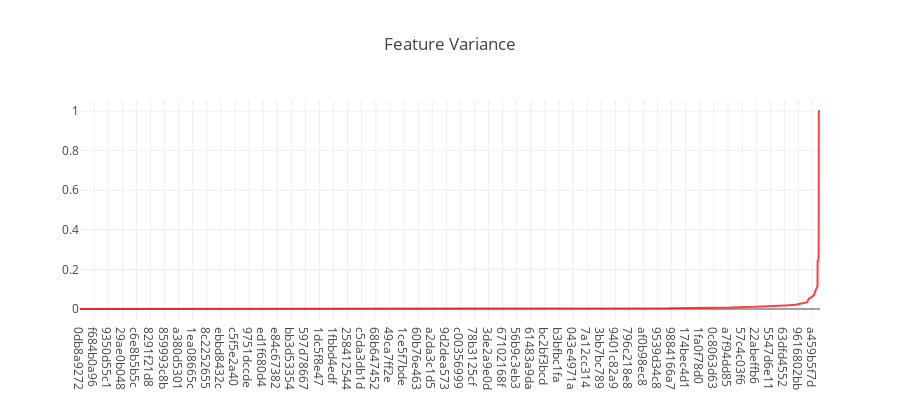

Here is the notebook cell this chart was saved with:
### Markdown cell above
So there are 256 columns in the dataset having zero variance ie. they have constant values. 

Lets plot the variance of the variables.

### Code cell
feature_df = feature_df.sort_values('column_var', ascending = True)
feature_df['column_var'] = (feature_df['column_var'] - feature_df['column_var'].min()) / (feature_df['column_var'].max() - feature_df['column_var'].min())
trace1 = go.Scatter(x=feature_df['columns'], y=feature_df['column_var'], opacity=0.75, marker=dict(color="red"))
layout = dict(height=400, title='Feature Variance', legend=dict(orientation="h"));
fig = go.Figure(data=[trace1], layout=layout);
iplot(fig);

### Figure 1 — Plotly figure (JSON) as saved in the notebook; plotly's stock layout.template omitted (floating-point values rounded to 4 significant figures; data arrays with more than 128 entries replaced by an {"elided": "..."} marker saying what was removed)
{"data": [{"marker": {"color": "red"}, "opacity": 0.75, "type": "scatter", "uid": "df68f8d4-84b2-11e8-97ed-90b11c8c07a2", "x": {"elided": "4991 str values"}, "y": {"elided": "4991 float values"}}], "layout": {"height": 400, "legend": {"orientation": "h"}, "title": "Feature Variance"}}
